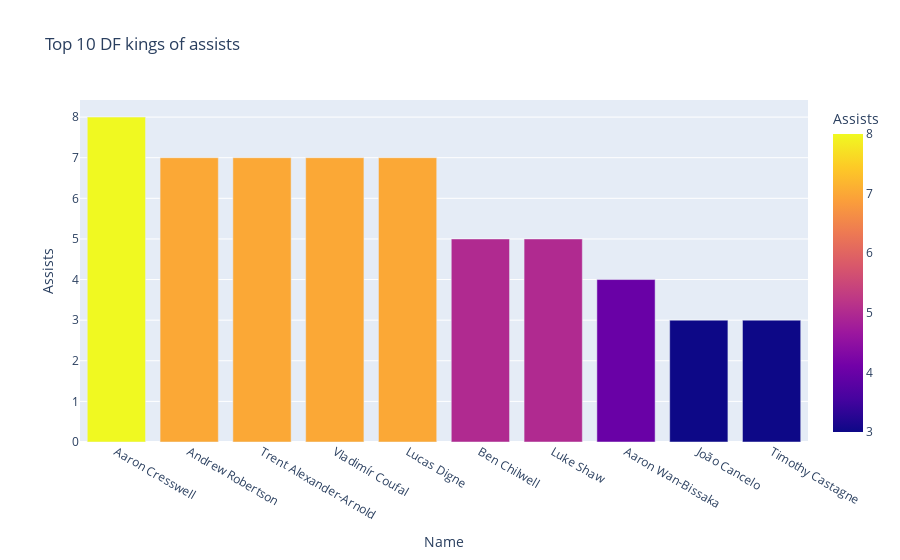

This figure's notebook cell:
### Code cell
#the most defenders assisted

fig=px.bar(df_defenders.nlargest(10,'Assists')[['Name','Assists']],
          x='Name',y='Assists',color='Assists',title='Top 10 DF kings of assists')
fig.show()

### Figure 1 — Plotly figure (JSON) as saved in the notebook; plotly's stock layout.template omitted (floating-point values rounded to 4 significant figures)
{"data": [{"alignmentgroup": "True", "hovertemplate": "Name=%{x}<br>Assists=%{marker.color}<extra></extra>", "legendgroup": "", "marker": {"color": [8, 7, 7, 7, 7, 5, 5, 4, 3, 3], "coloraxis": "coloraxis"}, "name": "", "offsetgroup": "", "orientation": "v", "showlegend": false, "textposition": "auto", "type": "bar", "x": ["Aaron Cresswell", "Andrew Robertson", "Trent Alexander-Arnold", "Vladimír Coufal", "Lucas Digne", "Ben Chilwell", "Luke Shaw", "Aaron Wan-Bissaka", "João Cancelo", "Timothy Castagne"], "xaxis": "x", "y": [8, 7, 7, 7, 7, 5, 5, 4, 3, 3], "yaxis": "y"}], "layout": {"barmode": "relative", "coloraxis": {"colorbar": {"title": {"text": "Assists"}}, "colorscale": [[0, "#0d0887"], [0.1111, "#46039f"], [0.2222, "#7201a8"], [0.3333, "#9c179e"], [0.4444, "#bd3786"], [0.5556, "#d8576b"], [0.6667, "#ed7953"], [0.7778, "#fb9f3a"], [0.8889, "#fdca26"], [1, "#f0f921"]]}, "legend": {"tracegroupgap": 0}, "title": {"text": "Top 10 DF kings of assists"}, "xaxis": {"anchor": "y", "domain": [0, 1], "title": {"text": "Name"}}, "yaxis": {"anchor": "x", "domain": [0, 1], "title": {"text": "Assists"}}}}
